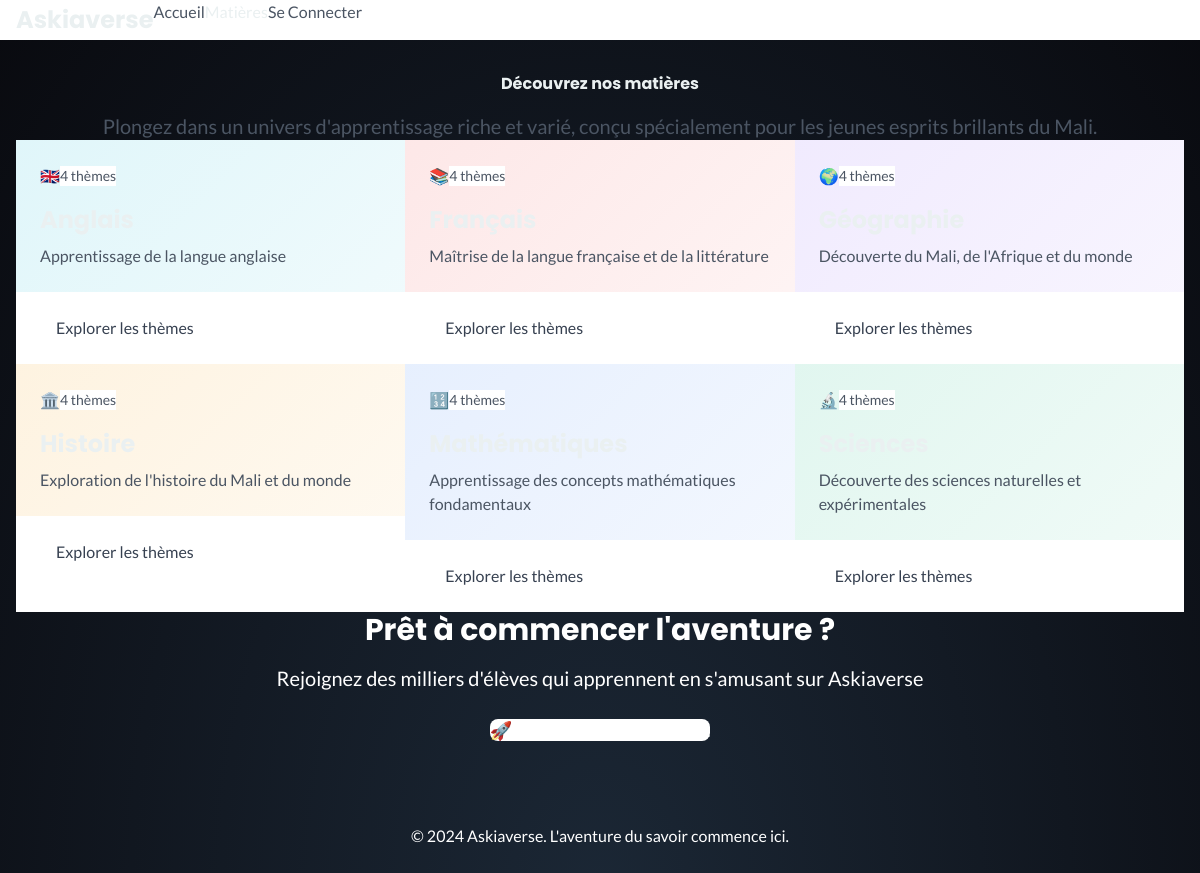
The app's page /subjects.php with its own data.
### tables this page shows
CREATE TABLE IF NOT EXISTS `subjects` (
  `id` int(11) NOT NULL AUTO_INCREMENT,
  `name` varchar(100) NOT NULL,
  `description` text DEFAULT NULL,
  `icon` varchar(10) DEFAULT NULL,
  `color` varchar(7) DEFAULT NULL,
  `created_at` timestamp NULL DEFAULT CURRENT_TIMESTAMP,
  PRIMARY KEY (`id`),
  UNIQUE KEY `name` (`name`)
);

### public/subjects.php (called while the page is built, shortened)
<?php
try {
    $pdo = getDatabaseConnection();
    $sql = "
        SELECT
            s.id,
            s.name,
            s.description,
            s.icon,
            s.color,
            COUNT(t.id) as theme_count
        FROM subjects s
        LEFT JOIN themes t ON s.id = t.subject_id
        GROUP BY s.id
        ORDER BY s.name
    ";
    $stmt = $pdo->prepare($sql);
    $stmt->execute();
    $subjects = $stmt->fetchAll(PDO::FETCH_ASSOC);
    include __DIR__ . '/../resources/views/subjects/index.php';
} catch (Exception $e) {
    echo "Erreur: " . $e->getMessage();
}
?>

### resources/views/subjects/index.php (the view, shortened to what this page needs)
<!DOCTYPE html>
<html lang="fr" class="h-full">
<head>
    <link rel="stylesheet" href="/assets/app.css">
</head>
<body class="bg-gray-50">
    <header class="bg-white shadow-sm border-b">
        <div class="max-w-7xl mx-auto px-4 sm:px-6 lg:px-8">
            <div class="flex justify-between items-center py-4">
                <div class="flex items-center">
                    <h1 class="text-2xl font-bold text-gray-900">Askiaverse</h1>
                </div>
                <nav class="flex space-x-4">
                    <a href="/" class="text-gray-600 hover:text-gray-900">Accueil</a>
                    <a href="/subjects" class="text-blue-600 font-medium">Matières</a>
                    <a href="/login" class="text-gray-600 hover:text-gray-900">Se Connecter</a>
                    <a href="/register" class="bg-blue-600 text-white px-4 py-2 rounded-lg hover:bg-blue-700">Créer un Compte</a>
                </nav>
            </div>
        </div>
    </header>
    <main class="max-w-7xl mx-auto px-4 sm:px-6 lg:px-8 py-8">
        <div class="text-center mb-12">
            <h1 class="text-4xl font-bold text-gray-900 mb-4">
                Découvrez nos matières
            </h1>
            <p class="text-xl text-gray-600 max-w-3xl mx-auto">
                Plongez dans un univers d'apprentissage riche et varié, conçu spécialement pour les jeunes esprits brillants du Mali.
            </p>
        </div>
        <div class="grid grid-cols-1 md:grid-cols-2 lg:grid-cols-3 gap-8">
            <?php foreach ($subjects as $subject): ?>
            <div class="bg-white rounded-xl shadow-lg overflow-hidden hover:shadow-xl transition-shadow duration-300">
                <div class="p-6" style="background: linear-gradient(135deg, <?= $subject['color'] ?>20, <?= $subject['color'] ?>10);">
                    <div class="flex items-center justify-between mb-4">
                        <div class="text-4xl"><?= $subject['icon'] ?></div>
                        <div class="text-sm bg-white px-3 py-1 rounded-full text-gray-600 font-medium">
                            <?= $subject['theme_count'] ?> thèmes
                        </div>
                    </div>
                    <h3 class="text-2xl font-bold text-gray-900 mb-2"><?= htmlspecialchars($subject['name']) ?></h3>
                    <p class="text-gray-600"><?= htmlspecialchars($subject['description']) ?></p>
                </div>
                <div class="p-6 bg-gray-50">
                    <a href="/subjects/<?= $subject['id'] ?>"
                       class="w-full bg-white border-2 border-gray-200 text-gray-700 px-4 py-3 rounded-lg hover:border-gray-300 hover:bg-gray-50 transition-colors duration-200 text-center block font-medium">
                        Explorer les thèmes
                    </a>
                </div>
            </div>
            <?php endforeach; ?>
        </div>
        <div class="text-center mt-16">
            <div class="bg-gradient-to-r from-blue-600 to-purple-600 rounded-2xl p-8 text-white">
                <h2 class="text-3xl font-bold mb-4">Prêt à commencer l'aventure ?</h2>
                <p class="text-xl mb-6 opacity-90">
                    Rejoignez des milliers d'élèves qui apprennent en s'amusant sur Askiaverse
                </p>
                <a href="/register" class="bg-white text-blue-600 px-8 py-4 rounded-lg text-lg font-bold hover:bg-gray-100 transition-colors duration-200 inline-block">
                    🚀 Commencer maintenant
                </a>
            </div>
        </div>
    </main>
    <footer class="bg-gray-900 text-white py-12 mt-20">
        <div class="max-w-7xl mx-auto px-4 sm:px-6 lg:px-8 text-center">
            <p class="text-gray-400">
                © 2024 Askiaverse. L'aventure du savoir commence ici.
            </p>
        </div>
    </footer>
</body>
</html>

### public/assets/app.css (style rules this page uses)
*,:before,:after { --tw-border-spacing-x: 0;--tw-border-spacing-y: 0;--tw-translate-x: 0;--tw-translate-y: 0;--tw-rotate: 0;--tw-skew-x: 0;--tw-skew-y: 0;--tw-scale-x: 1;--tw-scale-y: 1;--tw-pan-x: ;--tw-pan-y: ;--tw-pinch-zoom: ;--tw-scroll-snap-strictness: proximity;--tw-gradient-from-position: ;--tw-gradient-via-position: ;--tw-gradient-to-position: ;--tw-ordinal: ;--tw-slashed-zero: ;--tw-numeric-figure: ;--tw-numeric-spacing: ;--tw-numeric-fraction: ;--tw-ring-inset: ;--tw-ring-offset-width: 0px;--tw-ring-offset-color: #fff;--tw-ring-color: rgb(59 130 246 / .5);--tw-ring-offset-shadow: 0 0 #0000;--tw-ring-shadow: 0 0 #0000;--tw-shadow: 0 0 #0000;--tw-shadow-colored: 0 0 #0000;--tw-blur: ;--tw-brightness: ;--tw-contrast: ;--tw-grayscale: ;--tw-hue-rotate: ;--tw-invert: ;--tw-saturate: ;--tw-sepia: ;--tw-drop-shadow: ;--tw-backdrop-blur: ;--tw-backdrop-brightness: ;--tw-backdrop-contrast: ;--tw-backdrop-grayscale: ;--tw-backdrop-hue-rotate: ;--tw-backdrop-invert: ;--tw-backdrop-opacity: ;--tw-backdrop-saturate: ;--tw-backdrop-sepia: ;--tw-contain-size: ;--tw-contain-layout: ;--tw-contain-paint: ;--tw-contain-style: }
*,:before,:after { box-sizing:border-box;border-width:0;border-style:solid;border-color:#e5e7eb }
:before,:after { --tw-content: "" }
html,:host { line-height:1.5;-webkit-text-size-adjust:100%;-moz-tab-size:4;-o-tab-size:4;tab-size:4;font-family:ui-sans-serif,system-ui,sans-serif,"Apple Color Emoji","Segoe UI Emoji",Segoe UI Symbol,"Noto Color Emoji";font-feature-settings:normal;font-variation-settings:normal;-webkit-tap-highlight-color:transparent }
body { margin:0;line-height:inherit }
h1,h2,h3,h4,h5,h6 { font-size:inherit;font-weight:inherit }
a { color:inherit;text-decoration:inherit }
blockquote,dl,dd,h1,h2,h3,h4,h5,h6,hr,figure,p,pre { margin:0 }
html { font-family:Lato,sans-serif }
body { background-color:#1e2b3a;color:#eaf0f1;background-image:radial-gradient(ellipse at bottom,#1b2735,#090a0f);background-attachment:fixed;overflow-x:hidden }
h1,h2,h3,h4,h5,h6 { font-family:Poppins,sans-serif }
.mx-auto { margin-left:auto;margin-right:auto }
.mb-2 { margin-bottom:.5rem }
.mb-4 { margin-bottom:1rem }
.mb-6 { margin-bottom:1.5rem }
.flex { display:flex }
.grid { display:grid }
.h-full { height:100% }
.grid-cols-1 { grid-template-columns:repeat(1,minmax(0,1fr)) }
.items-center { align-items:center }
.rounded-lg { border-radius:.5rem }
.bg-white { --tw-bg-opacity: 1;background-color:rgb(255 255 255 / var(--tw-bg-opacity, 1)) }
.bg-gradient-to-r { background-image:linear-gradient(to right,var(--tw-gradient-stops)) }
.p-6 { padding:1.5rem }
.px-4 { padding-left:1rem;padding-right:1rem }
.py-12 { padding-top:3rem;padding-bottom:3rem }
.py-2 { padding-top:.5rem;padding-bottom:.5rem }
.py-8 { padding-top:2rem;padding-bottom:2rem }
.text-center { text-align:center }
.text-2xl { font-size:1.5rem;line-height:2rem }
.text-3xl { font-size:1.875rem;line-height:2.25rem }
.text-lg { font-size:1.125rem;line-height:1.75rem }
.text-sm { font-size:.875rem;line-height:1.25rem }
.text-xl { font-size:1.25rem;line-height:1.75rem }
.font-bold { font-weight:700 }
.text-gray-600 { --tw-text-opacity: 1;color:rgb(75 85 99 / var(--tw-text-opacity, 1)) }
.text-gray-700 { --tw-text-opacity: 1;color:rgb(55 65 81 / var(--tw-text-opacity, 1)) }
.text-white { --tw-text-opacity: 1;color:rgb(255 255 255 / var(--tw-text-opacity, 1)) }
.duration-300 { transition-duration:.3s }
@media (min-width: 768px) { .md\:grid-cols-2 { grid-template-columns:repeat(2,minmax(0,1fr)) } }
@media (min-width: 1024px) { .lg\:grid-cols-3 { grid-template-columns:repeat(3,minmax(0,1fr)) } }

### records on screen
subjects: icon "🇬🇧", theme_count "4", description "Apprentissage de la langue anglaise"
subjects: icon "📚", theme_count "4", description "Maîtrise de la langue française et de la littérature"
subjects: icon "🌍", theme_count "4", description "Découverte du Mali, de l'Afrique et du monde"
subjects: icon "🏛️", theme_count "4", description "Exploration de l'histoire du Mali et du monde"
subjects: icon "🔢", theme_count "4", description "Apprentissage des concepts mathématiques fondamentaux"
subjects: icon "🔬", theme_count "4", description "Découverte des sciences naturelles et expérimentales"
